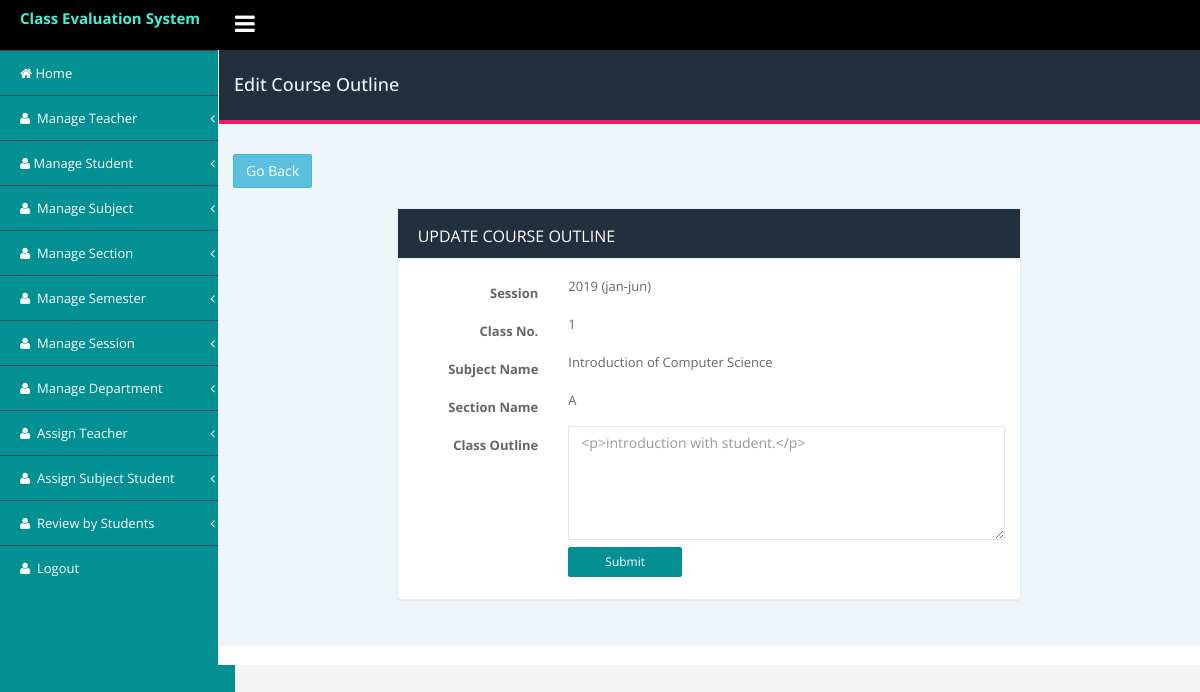
Page /admin/course_outline/update_course_outline.php?id=1 (signed in) on the committed database.
### tables this page shows
CREATE TABLE `course_outline` (
  `id` int(11) NOT NULL,
  `assign_class_id` int(11) DEFAULT NULL COMMENT 'from assign class',
  `course_outline` text,
  `class_no` int(11) DEFAULT NULL COMMENT 'from assign class',
  `status` tinyint(4) NOT NULL DEFAULT '1',
  `created_at` datetime DEFAULT NULL,
  `updated_at` timestamp NULL DEFAULT NULL
);

CREATE TABLE `session` (
  `id` int(11) NOT NULL,
  `session_name` varchar(255) DEFAULT NULL,
  `year` year(4) NOT NULL,
  `status` tinyint(4) DEFAULT '1',
  `created_at` datetime DEFAULT NULL,
  `updated_at` timestamp NULL DEFAULT CURRENT_TIMESTAMP
);

CREATE TABLE `subject` (
  `id` int(11) NOT NULL,
  `subject_id` varchar(150) DEFAULT NULL,
  `subject_name` varchar(255) NOT NULL,
  `semester` int(11) DEFAULT NULL,
  `status` tinyint(4) NOT NULL DEFAULT '1' COMMENT '1=active,0=inactive',
  `created_at` datetime NOT NULL,
  `updated_at` timestamp NOT NULL DEFAULT CURRENT_TIMESTAMP
);

CREATE TABLE `section` (
  `id` int(11) NOT NULL,
  `section_name` varchar(255) DEFAULT NULL,
  `status` tinyint(4) DEFAULT '1' COMMENT '1=active,0=inactive',
  `created_at` datetime DEFAULT NULL,
  `updated_at` timestamp NULL DEFAULT NULL
);

### admin/course_outline/update_course_outline.php (the view, shortened to what this page needs)
<?php include('../includes/db/connection_db.php');?>
<!DOCTYPE html>
<html lang="en">
<head>
        <?php include('../includes/head_link.php');?>
    </head>
    <body class="fixed-top">
        <div id="wrapper">
             <?php include('../includes/nav_header.php');?>
            <div class="page-container">
                <?php include('../includes/left_sidebar.php');?>
                <div class="page-content-wrapper">
                    <div class="content-wrapper container">
                        <div class="row">
                            <div class="col-sm-12">
                                <div class="page-title">
                                    <div class="row">
                                        <h4 class="pull-left">Edit Course Outline</h4>
                                    </div>
                                </div>
                                <a class="btn btn-info" href="assign_course_outline.php?id=<?php echo $_SESSION['page_id']?>">Go back</a>
                            </div>
                        </div>
                        <div class="row">
                            <div class="col-md-8 col-md-offset-2">
                                <div class="panel panel-card margin-b-30">
                                    <div class="panel-heading">
                                      Update Course Outline
                                    </div>
                                    <div class="panel-body">
                                    <form class="form-horizontal" method="post" action="<?=$base?>/sql/update_sql.php">
                                    <?php
                                                if(isset($_GET['id'])){
                                                    $class_no_id = $_GET['id'];
                                                }
                                                $sql = "SELECT class_no, course_outline,
                                                section.section_name as section,
                                                session.session_name as session,
                                                session.year as s_year,
                                                subject.subject_name as subject
                                                from course_outline
                                                inner join assign_class
                                                on assign_class.id=course_outline.assign_class_id
                                                inner join assign_teacher as ast
                                                on ast.id = assign_class.assign_teacher_id
                                                inner join subject
                                                on subject.id=ast.subject_id
                                                inner join session
                                                on ast.session_id=session.id
                                                inner join section
                                                on ast.section_id=section.id
                                                where course_outline.id = $class_no_id and course_outline.status = 1";
                                                $result = $conn->query($sql);
                                                if ($result->num_rows > 0) {
                                                while($data = $result->fetch_assoc()) {
                                                 $section=$data['section'];
                                                 $session=$data['session'];
                                                 $s_year=$data['s_year'];
                                                 $subject=$data['subject'];
                                                 $course_outline=$data['course_outline'];
                                                 $class_no=$data['class_no'];
                                                ?>
                                                <div class="form-group">
                                                <label class="col-lg-3 control-label">Session
                                                </label>
                                                <div class="col-lg-9">
                                                <?php echo $s_year." (".$session.")";?>
                                                </div>
                                                </div>
                                                <div class="form-group">
                                                <label class="col-lg-3 control-label">Class No.
                                                </label>
                                                <div class="col-lg-9">
                                                <?php echo $class_no;?>
                                                </div>
                                                </div>
                                                <div class="form-group">
                                                <label class="col-lg-3 control-label">Subject Name
                                                </label>
                                                <div class="col-lg-9">
                                                <?=$subject;?>
                                                </div>
                                                </div>
                                                <div class="form-group">
                                                <label class="col-lg-3 control-label">Section Name
                                                </label>
                                                <div class="col-lg-9">
                                                <?=$section;?>
                                                </div>
                                                </div>
                                                <div class="form-group">
                                                <label class="col-lg-3 control-label">Class Outline
                                                </label>
                                                <div class="col-lg-9">
                                                <textarea name="course_outline" id="" rows="5" class="form-control"><?php echo $course_outline;?></textarea>
                                                </div>
                                                </div>
                                                <div class="form-group">
                                                <div class="col-lg-offset-3 col-lg-9">
                                                    <input type="submit" class="btn btn-sm btn-primary" name="update_course_outline" value="submit">
                                                </div>
                                            </div>
                                                    <?php } } ?>
                                        </form>
                                    </div>
                                </div>
                            </div>
                        </div>
                    </div>
                  <?php include('../includes/footer.php');?>
            </div>
        </div>
    </body>
</html>

### admin/assets/css/style.css (style rules this page uses)
body { font-family: 'Open Sans', sans-serif; font-size: 13px; line-height: 1.42857143; color: #666; background-color: #f5f5f5; min-height: 100%; margin: 0px; padding: 0px; line-height: 24px; overflow-x: hidden; font-weight: 400; }
.margin-b-30 { margin:20px 0px; }
a { color: #3ff1d8; text-decoration: none; }
.btn-primary { color: #fff; background-color: #36c6d3; border-color: #039092; }
.btn:not(.btn-raised).btn-primary, .input-group-btn .btn:not(.btn-raised).btn-primary { color: #fff; }
.btn.btn-sm, .input-group-btn .btn.btn-sm, .btn-group-sm .btn, .btn-group-sm .input-group-btn .btn { padding: 5px 36px; }
.panel { min-width:250px; }
.btn { text-transform: capitalize; font-weight: 400; letter-spacing: 0px; border-radius:2px; -webkit-border-radius: 2px; }
.form-control,.form-control[disabled], .form-control[readonly], fieldset[disabled] .form-control { border-radius: 0px; box-shadow: none; border: 1px solid rgba(0,0,0,0.1); color: #999; background-color: transparent; }
.btn-primary { background-color: #039092; }
.fixed-top .page-container { margin-top: 50px; }
.page-container { margin: 0; padding: 0; position: relative; }
.content-wrapper.container { width: 100%; }
.page-title { margin: 0px; margin-left: -14px; margin-right: -15px; padding-left: 30px; padding-right: 30px; padding-top: 15px; padding-bottom: 15px; margin-bottom: 30px; background-color: #222f3c; color:#eef5f9!important; border-bottom: 4px solid #E91E63; }
.content-wrapper.container { padding-bottom:45px; }
.page-content-wrapper { margin-left: 218px; margin-top: 0; min-height: 600px; background: #eef5f9; position: relative; }
.panel { border: 1px solid #e7ecf1!important; border-radius: 0px; }
.panel-heading { border-bottom: 1px solid #eef1f5; padding: 15px 20px 10px; border-top-left-radius: 0px; border-top-right-radius: 0px; font-size: 16px; text-transform:uppercase; }
.form-group { padding-bottom: 7px; margin: 0px 0 0 0; }
[class*="panel-"] > .panel-heading { border: 0; border-bottom: 1px solid #eef1f5; background-color: #222f3c; color: #fff; }
.panel { margin-bottom: 20px; background-color: #fff; border: 1px solid transparent; border-radius: 4px; -webkit-box-shadow: 0 1px 1px rgba(0,0,0,.05); box-shadow: 0 1px 1px rgba(0,0,0,.05); }

### rows in the picture
course_outline: session.year "2019", session.session_name "jan-jun", class_no "1", subject.subject_name "Introduction of Computer Science", section.section_name "A", course_outline "<p>introduction with student.</p>"
